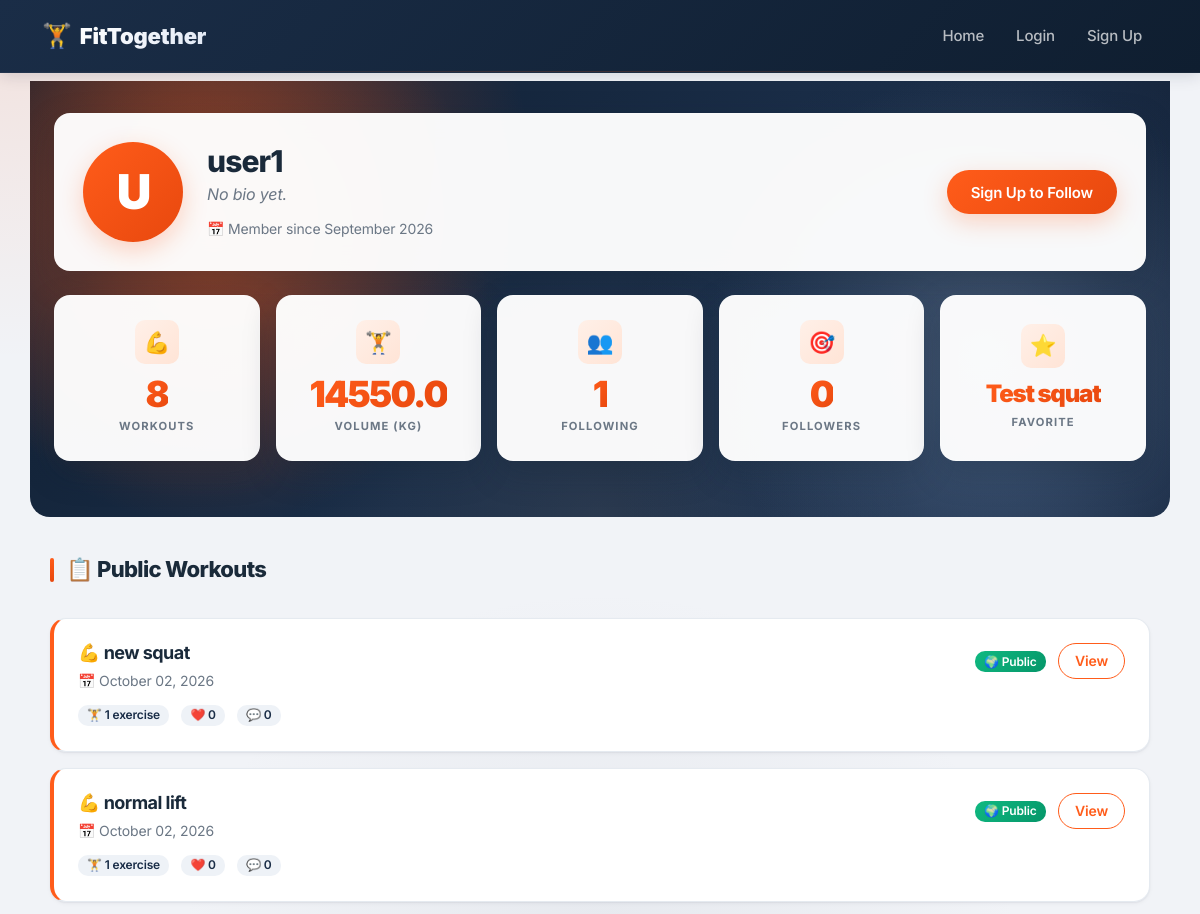
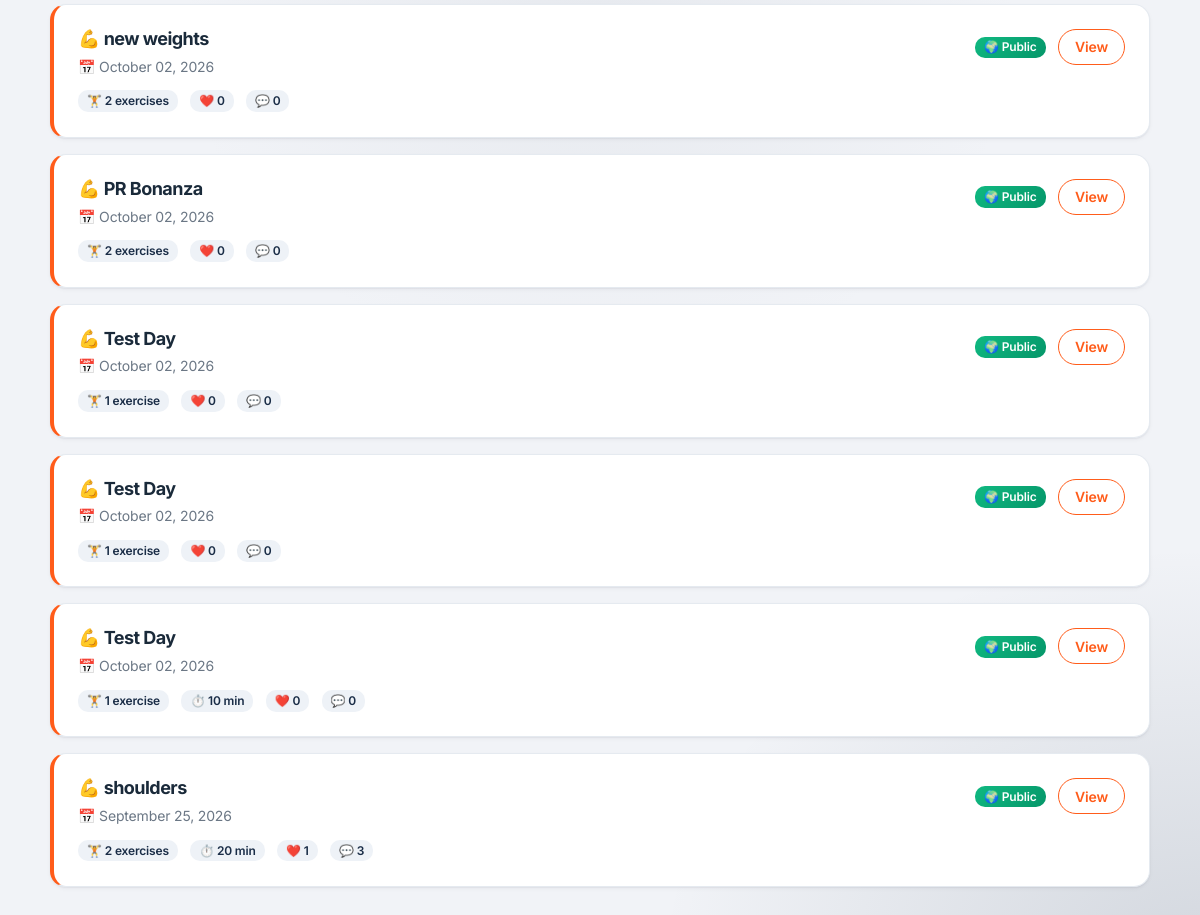
The app's page /u/user1 with its own data (2 pictures, top to bottom).
### app/__init__.py (models this page shows, shortened)
class User(UserMixin, db.Model):
    __tablename__ = 'users'
    id = db.Column(db.Integer, primary_key=True)
    username = db.Column(db.String(80), unique=True, nullable=False)
    email = db.Column(db.String(120), unique=True, nullable=False)
    password_hash = db.Column(db.String(200), nullable=False)
    bio = db.Column(db.Text, default='')
    profile_pic = db.Column(db.String(200), default='default.jpg')
    fitness_goal = db.Column(db.String(200), default='')
    height = db.Column(db.Float, default=0)
    weight = db.Column(db.Float, default=0)
    created_at = db.Column(db.DateTime, default=datetime.utcnow)
    last_active = db.Column(db.DateTime, default=datetime.utcnow)
    following = db.relationship(
        'User',
        secondary=follows,
        primaryjoin=(follows.c.follower_id == id),
        secondaryjoin=(follows.c.following_id == id),
        lazy='dynamic'
    )
    followers = db.relationship(
        'User',
        secondary=follows,
        primaryjoin=(follows.c.following_id == id),
        secondaryjoin=(follows.c.follower_id == id),
        lazy='dynamic',
        overlaps="following"
    )

class Workout(db.Model):
    __tablename__ = 'workouts'
    id = db.Column(db.Integer, primary_key=True)
    user_id = db.Column(db.Integer, db.ForeignKey('users.id'), nullable=False)
    name = db.Column(db.String(100), nullable=False)
    date = db.Column(db.DateTime, default=datetime.utcnow)
    duration = db.Column(db.Integer, default=0)
    notes = db.Column(db.Text, default='')
    is_public = db.Column(db.Boolean, default=True, nullable=False)
    created_at = db.Column(db.DateTime, default=datetime.utcnow)
    user = db.relationship('User', backref='workouts')
    exercises = db.relationship(
        'Exercise',
        backref='workout',
        cascade='all, delete-orphan'
    )
    def like_count(self):
        return Like.query.filter_by(workout_id=self.id).count()

### app/routes/social.py (the view)
@bp.route('/u/<username>')
def profile(username):
    user = User.query.filter_by(username=username).first()
    if not user:
        abort(404)
    is_owner = current_user.is_authenticated and current_user.id == user.id
    query = Workout.query.filter_by(user_id=user.id)
    if not is_owner:
        query = query.filter_by(is_public=True)
    workouts = query.order_by(Workout.date.desc()).all()
    total_workouts = len(workouts)
    total_volume = 0
    for w in workouts:
        for ex in w.exercises:
            if ex.sets and ex.reps and ex.weight:
                total_volume += ex.sets * ex.reps * ex.weight
    fav_exercise = None
    if workouts:
        workout_ids = [w.id for w in workouts]
        fav = (
            db.session.query(Exercise.name, func.count(Exercise.id).label('count'))
            .filter(Exercise.workout_id.in_(workout_ids))
            .group_by(Exercise.name)
            .order_by(func.count(Exercise.id).desc())
            .first()
        )
        if fav:
            fav_exercise = fav[0]
    recent_workouts = workouts[:10]
    is_following = False
    if current_user.is_authenticated and not is_owner:
        is_following = current_user.is_following(user)
    personal_records = []
    if is_owner:
        personal_records = user.personal_records()
    weekly_volume = []
    if is_owner:
        weekly_volume = user.weekly_volume(weeks=8)
    return render_template(
        'social/profile.html',
        user=user,
        is_owner=is_owner,
        workouts=recent_workouts,
        total_workouts=total_workouts,
        total_volume=round(total_volume, 1),
        fav_exercise=fav_exercise,
        is_following=is_following,
        follower_count=user.followers.count(),
        following_count=user.following.count(),
        personal_records=personal_records,
        weekly_volume=weekly_volume,
    )

### app/templates/social/profile.html (shortened to what this page needs)
{% extends "base.html" %}
{% block content %}
<div class="profile-hero-band">
    <div class="card mb-4 fade-in-up">
        <div class="card-body">
            <div class="d-flex align-items-center">
                <div class="avatar-circle rounded-circle me-4"
                     style="width: 100px; height: 100px; font-size: 3rem;">
                    {{ user.username[0]|upper }}
                </div>
                <div class="flex-grow-1">
                    <h2 class="mb-1">
                        {{ user.username }}
                    </h2>
                    {% if user.bio %}
                        <p class="text-muted mb-2">{{ user.bio }}</p>
                    {% else %}
                        <p class="text-muted fst-italic mb-2">No bio yet.</p>
                    {% endif %}
                    <small class="text-muted">
                        📅 Member since {{ user.created_at.strftime('%B %Y') }}
                    </small>
                </div>
                <div class="text-end">
                    {% if is_owner %}
                        <a href="{{ url_for('workouts.history') }}" class="btn btn-outline-primary">
                            📋 My Workouts
                        </a>
                    {% else %}
                        <a href="{{ url_for('auth.register') }}" class="btn btn-primary">Sign Up to Follow</a>
                    {% endif %}
                </div>
            </div>
        </div>
    </div>
    <div class="row g-3 mb-4">
        <div class="col-6 col-md mb-0 fade-in-up stagger-1">
            <div class="stat-card">
                <div class="stat-card-icon">💪</div>
                <div class="stat-number">{{ total_workouts }}</div>
                <div class="stat-label">Workouts</div>
            </div>
        </div>
        <div class="col-6 col-md mb-0 fade-in-up stagger-2">
            <div class="stat-card">
                <div class="stat-card-icon">🏋️</div>
                <div class="stat-number">{{ total_volume }}</div>
                <div class="stat-label">Volume (kg)</div>
            </div>
        </div>
        <div class="col-6 col-md mb-0 fade-in-up stagger-3">
            <a href="{{ url_for('social.following', username=user.username) }}" class="stat-card">
                <div class="stat-card-icon">👥</div>
                <div class="stat-number">{{ following_count }}</div>
                <div class="stat-label">Following</div>
            </a>
        </div>
        <div class="col-6 col-md mb-0 fade-in-up stagger-4">
            <a href="{{ url_for('social.followers', username=user.username) }}" class="stat-card">
                <div class="stat-card-icon">🎯</div>
                <div class="stat-number">{{ follower_count }}</div>
                <div class="stat-label">Followers</div>
            </a>
        </div>
        <div class="col-6 col-md mb-0 fade-in-up stagger-5">
            <div class="stat-card">
                <div class="stat-card-icon">⭐</div>
                <div class="stat-number" style="font-size: 1.5rem; line-height: 1.2;">
                    {{ fav_exercise or '—' }}
                </div>
                <div class="stat-label">Favorite</div>
            </div>
        </div>
    </div>
</div>
<div class="after-hero-band">
    <div class="section-heading-row fade-in-up">
        <h4 class="section-heading">
            {% if is_owner %}📋 My Recent Workouts{% else %}📋 Public Workouts{% endif %}
        </h4>
    </div>
    {% if workouts %}
        {% for workout in workouts %}
            <div class="workout-card fade-in-up">
                <div class="d-flex justify-content-between align-items-start">
                    <div>
                        <h5 class="mb-1">💪 {{ workout.name }}</h5>
                        <small class="text-muted">📅 {{ workout.date.strftime('%B %d, %Y') }}</small>
                    </div>
                    <div>
                        {% if workout.is_public %}
                            <span class="badge bg-success">🌍 Public</span>
                        {% else %}
                            <span class="badge bg-dark">🔒 Private</span>
                        {% endif %}
                        <a href="{{ url_for('workouts.view_workout', workout_id=workout.id) }}"
                           class="btn btn-sm btn-outline-primary ms-2">View</a>
                    </div>
                </div>
                <div class="mt-2">
                    <span class="badge bg-secondary me-2">🏋️ {{ workout.exercises|length }} exercise{{ 's' if workout.exercises|length != 1 else '' }}</span>
                    {% if workout.duration %}<span class="badge bg-secondary me-2">⏱️ {{ workout.duration }} min</span>{% endif %}
                    <span class="badge bg-secondary me-2">❤️ {{ workout.like_count() }}</span>
                    <span class="badge bg-secondary">💬 {{ workout.comments|length }}</span>
                </div>
            </div>
        {% endfor %}
    {% endif %}
</div>
{% endblock %}

### records on screen
User: username "U", username "user1", created_at "September 2026"
Workout: name "new squat", date "October 02, 2026", is_public "🌍 Public", exercises|length "1", like_count "0", comments|length "0"
Workout: name "normal lift", date "October 02, 2026", is_public "🌍 Public", exercises|length "1", like_count "0", comments|length "0"
Workout: name "new weights", date "October 02, 2026", is_public "🌍 Public", exercises|length "2", exercises "s", like_count "0", comments|length "0"
Workout: name "PR Bonanza", date "October 02, 2026", is_public "🌍 Public", exercises|length "2", exercises "s", like_count "0", comments|length "0"
Workout: name "Test Day", date "October 02, 2026", is_public "🌍 Public", exercises|length "1", like_count "0", comments|length "0"
Workout: name "Test Day", date "October 02, 2026", is_public "🌍 Public", exercises|length "1", like_count "0", comments|length "0"
Workout: name "Test Day", date "October 02, 2026", is_public "🌍 Public", exercises|length "1", duration "10", like_count "0", comments|length "0"
Workout: name "shoulders", date "September 25, 2026", is_public "🌍 Public", exercises|length "2", exercises "s", duration "20", like_count "1", comments|length "3"

### other values on screen
{{ total_workouts }} "8"
{{ total_volume }} "14550.0"
{{ following_count }} "1"
{{ follower_count }} "0"
{{ fav_exercise or '—' }} "Test squat"
